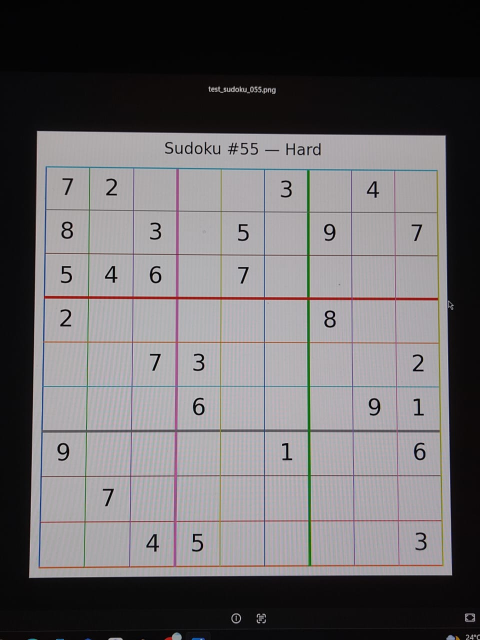
#> input picture camera_photo.jpeg, 960 x 1280 px (shown at 1/2 size)
$ python -i train_cnn.py   (imports and definitions only)
#> lines starting #> are read from the running program, lines starting #| are printed output that depends on the picture; after the words box and inside, x2 and y2 are one past the last pixel; in counts of white or black regions, pixels touching at a corner belong together
#> further down, picture is the input picture: shape (1280, 960, 3); mean B, G, R 104.8, 102.7, 105.6
"""
Sub-step 3: build and train a small CNN for digit recognition (PyTorch).

Switched from TensorFlow to PyTorch because TensorFlow doesn't yet publish
wheels for Python 3.14 (too new at time of writing), while PyTorch does.

Architecture: kept deliberately small - this is a 32x32 grayscale,
9-class classification problem (digits 1-9; blank cells are already
handled separately by classify_cells.py, so 0 isn't a class here).

Trains on generate_digit_dataset.py's synthetic output, with a held-out
validation split to catch overfitting honestly rather than just trusting
training accuracy.
"""

import os
import sys

import numpy as np
import cv2
import torch
import torch.nn as nn
import torch.optim as optim
from torch.utils.data import DataLoader, TensorDataset, random_split

IMAGE_SIZE = 32
NUM_CLASSES = 9  # digits 1-9


class DigitCNN(nn.Module):
    """Two conv blocks (conv + pool) followed by a dense classifier, with dropout."""

    # [89 lines left out: functions __init__, forward, load_dataset, train, not called in this run]


def _center_digit(cell_img, canvas_size=IMAGE_SIZE, padding_ratio=0.15):
    """
    Finds the actual digit's ink within a cell crop, then re-centers it on
    a clean square canvas before resizing - matching how the synthetic
    training digits are already centered.

    Why this matters: without it, a digit that happens to sit slightly
    off-center or occupies only a small portion of the raw cell crop gets
    squashed/stretched inconsistently compared to the synthetic training
    images (which are always centered by construction). That mismatch is
    exactly the kind of thing that produces confidently-wrong predictions -
    the model was never trained on off-center digits, so it doesn't know
    it should be uncertain.

    Why we isolate the largest connected component (not just findNonZero):
    a single stray white pixel anywhere in the crop - a grid-line remnant
    at the edge, a JPEG speckle, ink bleed from an adjacent cell - would
    otherwise make findNonZero + boundingRect span the full image. The
    real digit then gets scaled down to a tiny speck on a mostly-black
    canvas, which the CNN has never seen and reads as garbage. Taking
    the largest connected white blob's bounding box instead ignores
    every such stray pixel and gives us the true digit extent.
    """
#> called with canvas_size = 32, padding_ratio = 0.15
    if len(cell_img.shape) == 3:
        gray = cv2.cvtColor(cell_img, cv2.COLOR_BGR2GRAY)
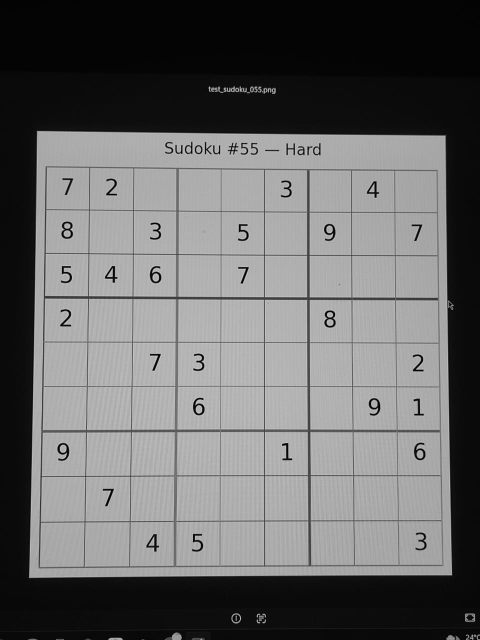
#> gray: shape (1280, 960) (shown at 1/2 size); min 0, max 227, mean 103.8
    else:
        gray = cell_img

    _, binary = cv2.threshold(gray, 50, 255, cv2.THRESH_BINARY)
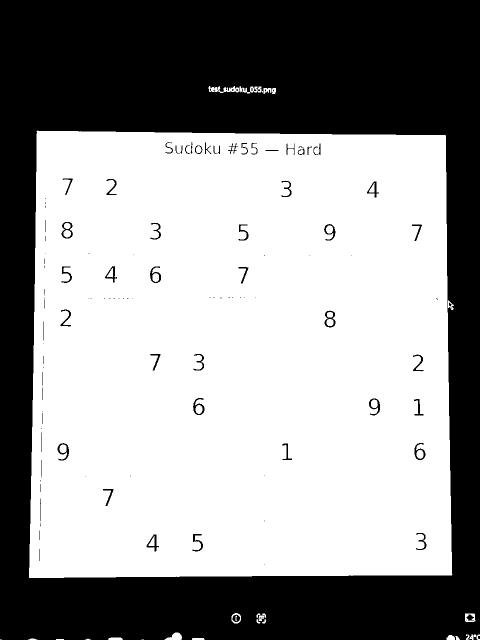
#> binary: shape (1280, 960) (shown at 1/2 size); 59.5% white; 124 black regions (65 under 20 px), largest, box (x1, y1, x2, y2) and area: (0, 0, 960, 1280) 489398, (649, 621, 671, 655) 290, (386, 796, 409, 830) 284

    num_labels, labels, stats, _ = cv2.connectedComponentsWithStats(
        binary, connectivity=8
    )
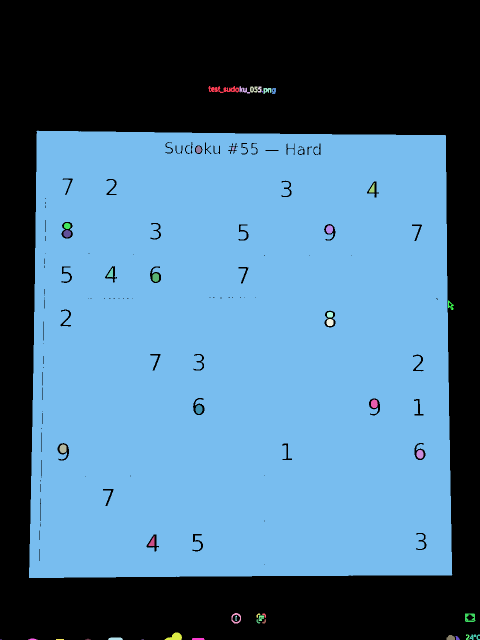
#> labels: shape (1280, 960) int32 (shown at 1/2 size); 45 distinct labels, from 0 to 44; one colour per label, 0 black
#> num_labels = 45; stats = 45 rows, first 6: [0, 0, 960, 1280, 497439], [417, 172, 61, 14, 435], [479, 172, 22, 15, 136], [500, 173, 16, 12, 132], [516, 173, 7, 12, 65], [527, 176, 16, 12, 127]

    if num_labels <= 1:
        # nothing but background - just fall back to a plain resize
        return cv2.resize(gray, (canvas_size, canvas_size))

    # stats[0] is always the background component; find the largest foreground one
    largest_label = 1 + int(np.argmax(stats[1:, cv2.CC_STAT_AREA]))
#> largest_label = 8
    x = stats[largest_label, cv2.CC_STAT_LEFT]
#> x = 58
    y = stats[largest_label, cv2.CC_STAT_TOP]
#> y = 261
    w = stats[largest_label, cv2.CC_STAT_WIDTH]
#> w = 847
    h = stats[largest_label, cv2.CC_STAT_HEIGHT]
#> h = 895

    if w <= 0 or h <= 0:
        # degenerate component - fall back
        return cv2.resize(gray, (canvas_size, canvas_size))

    # mask out everything except the largest component, then crop it
    mask = (labels == largest_label).astype(np.uint8) * 255
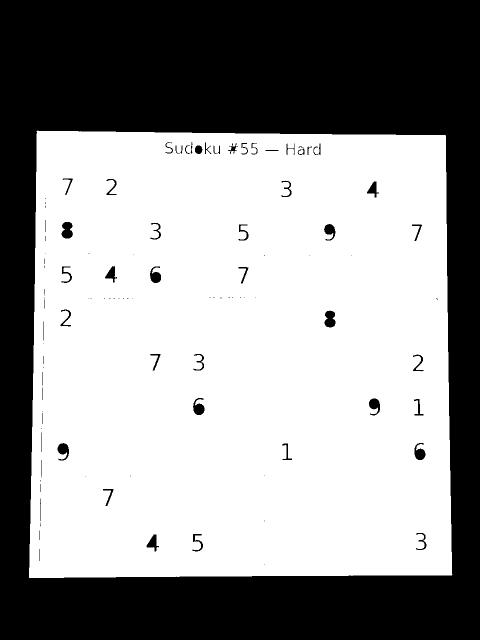
#> mask: shape (1280, 960) (shown at 1/2 size); 59.1% white; 108 black regions (53 under 20 px), largest, box (x1, y1, x2, y2) and area: (0, 0, 960, 1280) 492477, (123, 444, 146, 477) 584, (649, 621, 671, 655) 576
    digit_crop = cv2.bitwise_and(gray, gray, mask=mask)[y:y + h, x:x + w]
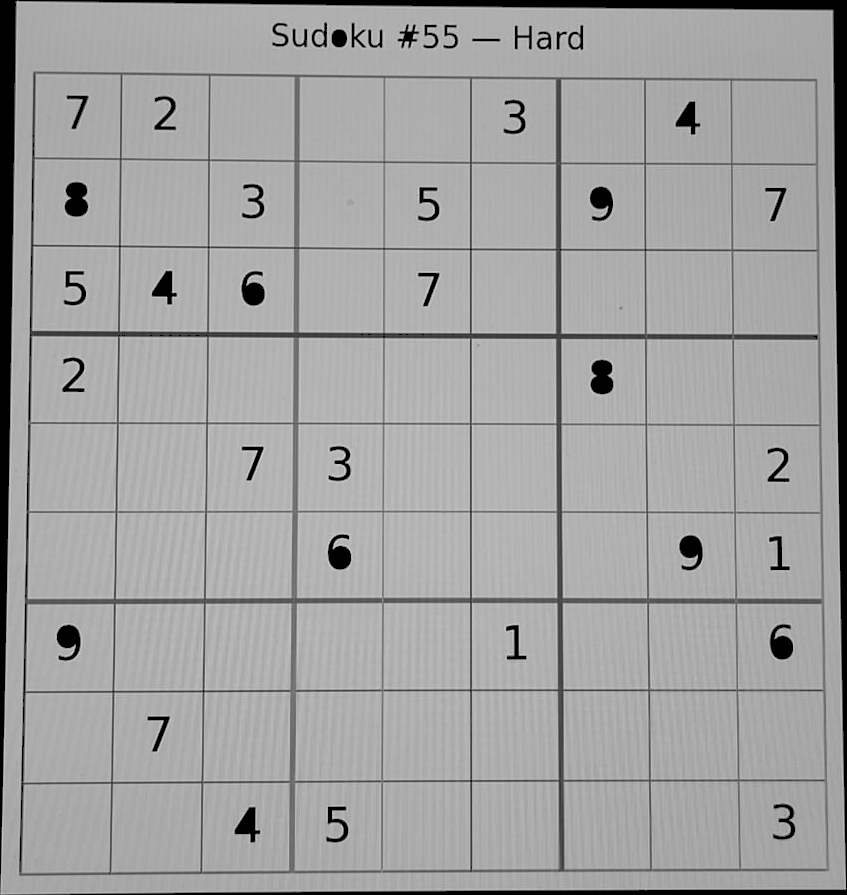
#> digit_crop: shape (895, 847); min 0, max 227, mean 161.1

    # scale the digit to fit within the canvas, leaving a small padding margin
    target_size = int(canvas_size * (1 - padding_ratio))
    scale = min(target_size / w, target_size / h)
#> scale = 0.0302
    new_w, new_h = max(1, int(w * scale)), max(1, int(h * scale))
#> new_w = 25; new_h = 27
    resized_digit = cv2.resize(digit_crop, (new_w, new_h))
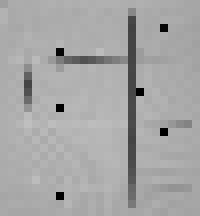
#> resized_digit: shape (27, 25) (shown 8 times larger); min 0, max 191, mean 166.3

    canvas = np.zeros((canvas_size, canvas_size), dtype=np.uint8)
    x_off = (canvas_size - new_w) // 2
#> x_off = 3
    y_off = (canvas_size - new_h) // 2
#> y_off = 2
    canvas[y_off:y_off + new_h, x_off:x_off + new_w] = resized_digit
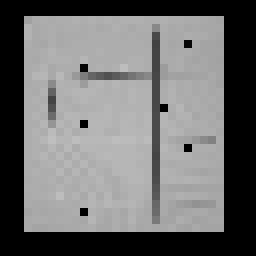
#> canvas: shape (32, 32) (shown 8 times larger); min 0, max 191, mean 109.6
    return canvas


# [18 lines left out: function predict_digit, not called in this run]


# [7 lines not run here, left out]

>>> import cv2
>>> picture = cv2.imread('camera_photo.jpeg')
>>> result = _center_digit(picture)
